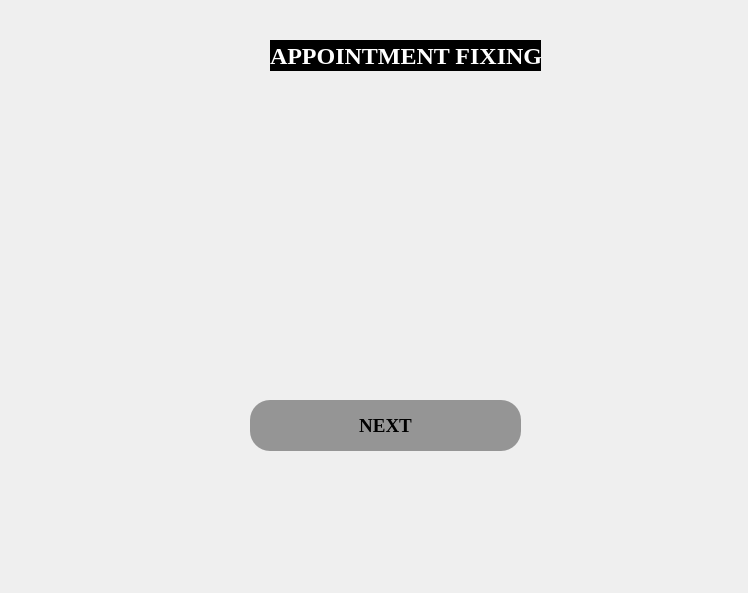
<?xml version="1.0" encoding="UTF-8"?>
<ui version="4.0">
 <class>Form</class>
 <widget class="QWidget" name="Form">
  <property name="geometry">
   <rect>
    <x>0</x>
    <y>0</y>
    <width>748</width>
    <height>593</height>
   </rect>
  </property>
  <property name="windowTitle">
   <string>Form</string>
  </property>
  <widget class="QLabel" name="label">
   <property name="geometry">
    <rect>
     <x>0</x>
     <y>0</y>
     <width>751</width>
     <height>601</height>
    </rect>
   </property>
   <property name="text">
    <string/>
   </property>
   <property name="pixmap">
    <pixmap>../crop_pridiction/3543885.jpg</pixmap>
   </property>
   <property name="scaledContents">
    <bool>true</bool>
   </property>
  </widget>
  <widget class="QLabel" name="label_2">
   <property name="geometry">
    <rect>
     <x>270</x>
     <y>40</y>
     <width>271</width>
     <height>31</height>
    </rect>
   </property>
   <property name="font">
    <font>
     <family>Times New Roman</family>
     <pointsize>18</pointsize>
     <weight>75</weight>
     <bold>true</bold>
    </font>
   </property>
   <property name="styleSheet">
    <string notr="true">color: rgb(255, 255, 255);
background-color: rgb(0, 0, 0);</string>
   </property>
   <property name="text">
    <string>APPOINTMENT FIXING</string>
   </property>
  </widget>
  <widget class="QPushButton" name="pushButton">
   <property name="geometry">
    <rect>
     <x>250</x>
     <y>400</y>
     <width>271</width>
     <height>51</height>
    </rect>
   </property>
   <property name="font">
    <font>
     <family>Times New Roman</family>
     <pointsize>14</pointsize>
     <weight>75</weight>
     <bold>true</bold>
    </font>
   </property>
   <property name="styleSheet">
    <string notr="true">border-radius:20px;
background-color: rgb(149, 149, 149);</string>
   </property>
   <property name="text">
    <string>NEXT</string>
   </property>
  </widget>
  <widget class="QLabel" name="label_3">
   <property name="geometry">
    <rect>
     <x>270</x>
     <y>160</y>
     <width>231</width>
     <height>51</height>
    </rect>
   </property>
   <property name="font">
    <font>
     <family>Times New Roman</family>
     <pointsize>18</pointsize>
     <weight>75</weight>
     <bold>true</bold>
    </font>
   </property>
   <property name="styleSheet">
    <string notr="true">color: rgb(255, 255, 255);</string>
   </property>
   <property name="text">
    <string/>
   </property>
  </widget>
  <widget class="QLabel" name="label_4">
   <property name="geometry">
    <rect>
     <x>280</x>
     <y>260</y>
     <width>231</width>
     <height>51</height>
    </rect>
   </property>
   <property name="font">
    <font>
     <family>Times New Roman</family>
     <pointsize>18</pointsize>
     <weight>75</weight>
     <bold>true</bold>
    </font>
   </property>
   <property name="styleSheet">
    <string notr="true">color: rgb(255, 255, 255);</string>
   </property>
   <property name="text">
    <string/>
   </property>
  </widget>
  <widget class="QLabel" name="label_5">
   <property name="geometry">
    <rect>
     <x>280</x>
     <y>340</y>
     <width>231</width>
     <height>51</height>
    </rect>
   </property>
   <property name="font">
    <font>
     <family>Times New Roman</family>
     <pointsize>18</pointsize>
     <weight>75</weight>
     <bold>true</bold>
    </font>
   </property>
   <property name="styleSheet">
    <string notr="true">color: rgb(255, 255, 255);</string>
   </property>
   <property name="text">
    <string/>
   </property>
  </widget>
 </widget>
 <resources/>
 <connections/>
</ui>
